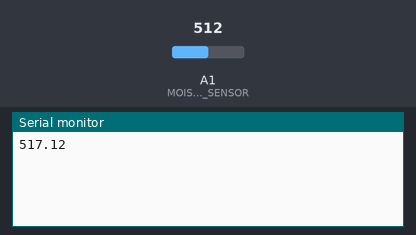
The sketch below on a simulated Arduino Uno, built with avr-gcc and run on an emulated ATmega328P. Shown: the last lines printed to the serial monitor. The test bench sets the inputs (shaded band); at power-on: A1 (MOISTURE_SENSOR) = 512.

Above: at 1.2 s.
1.3 s: A1 (MOISTURE_SENSOR) set to 716
At 1.3 s:
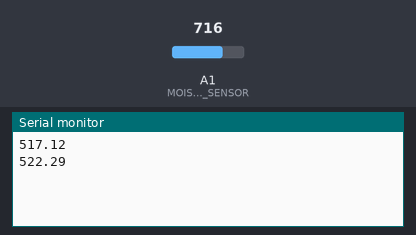
2.8 s: A1 (MOISTURE_SENSOR) set to 900
At 4.4 s:
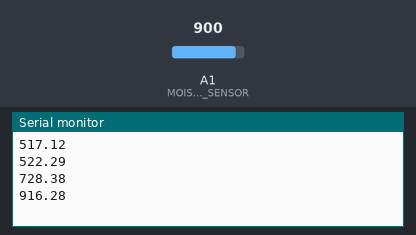
Timing chart, 0 to 5.9 s (numbered marks = the images above; inputs shaded):
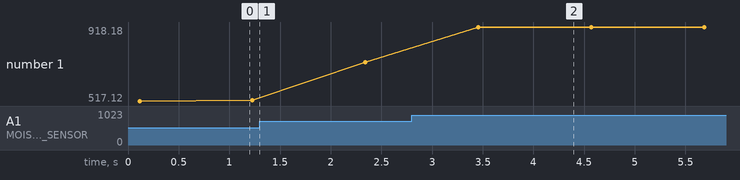

Measured:
- after the input at 2.8 s, the serial monitor: prints a new line after 0.66 s (image 2)
- plotted number 1: 522.29 → 728.38 after the input at 1.3 s, 728.38 → 918.18 after the input at 2.8 s

The sketch:

moisture_sensor.ino
```cpp
#define MOISTURE_SENSOR A1

float sensorValue=0;
void setup() {
  Serial.begin(9600);

}

void loop() {
  for (int i=0;i<=100;i++){
    sensorValue += analogRead(MOISTURE_SENSOR);
    delay(1);
  }
  sensorValue /= 100.0;
  Serial.println(sensorValue);
  delay(1000);
}
```
